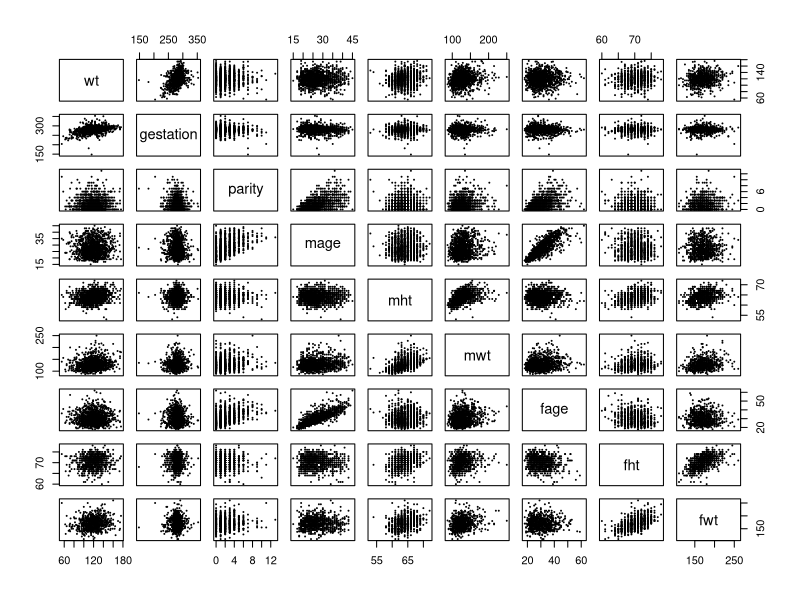
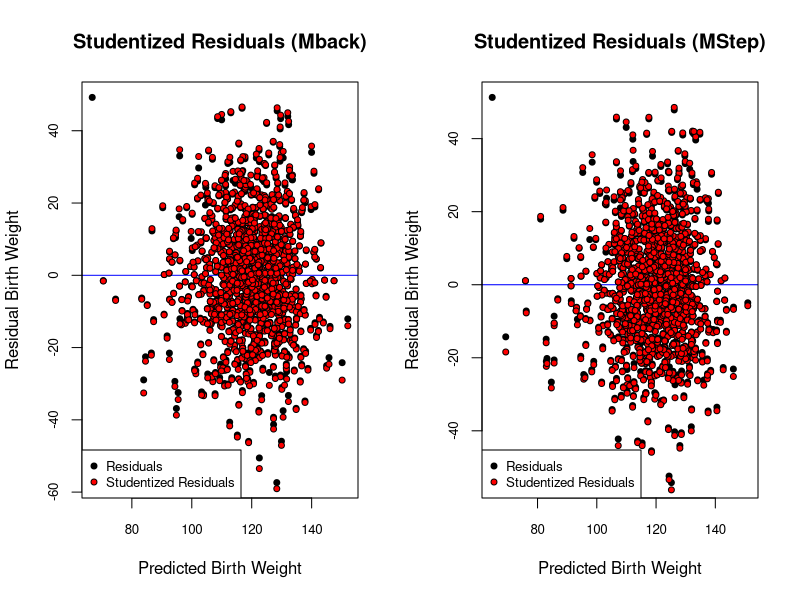
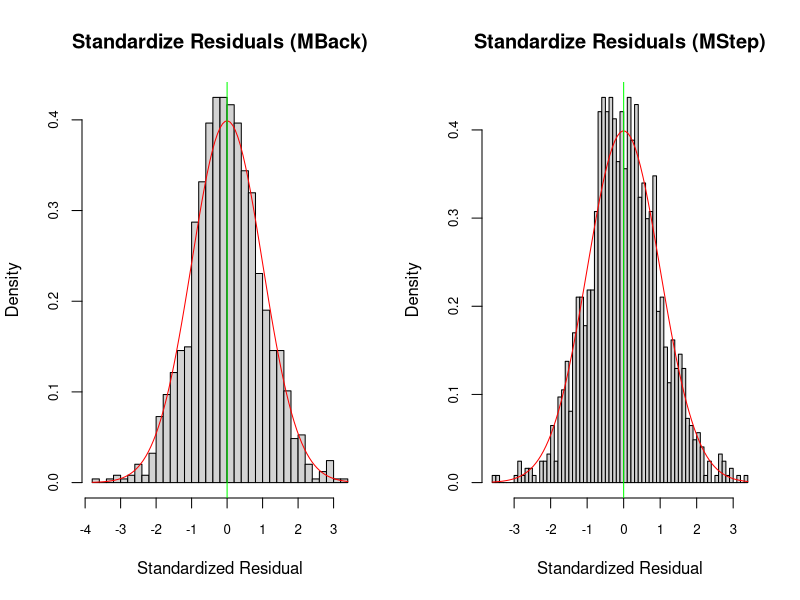
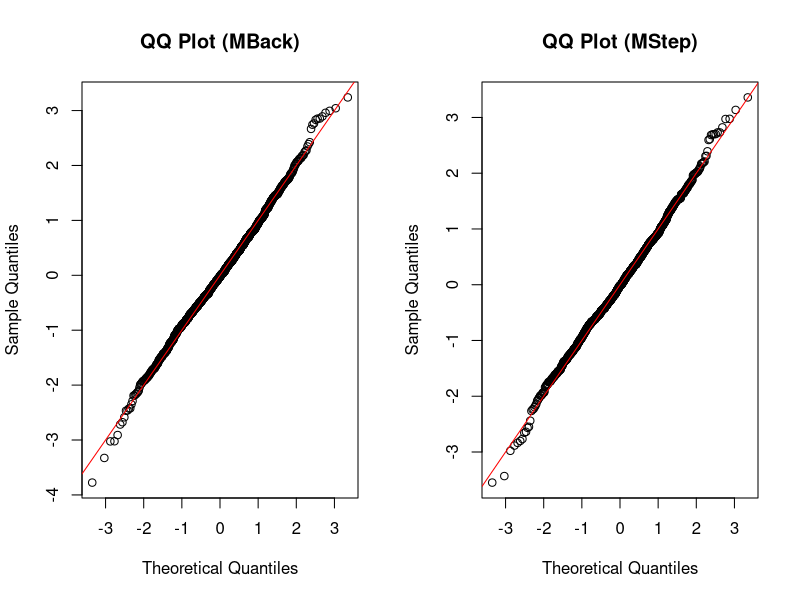
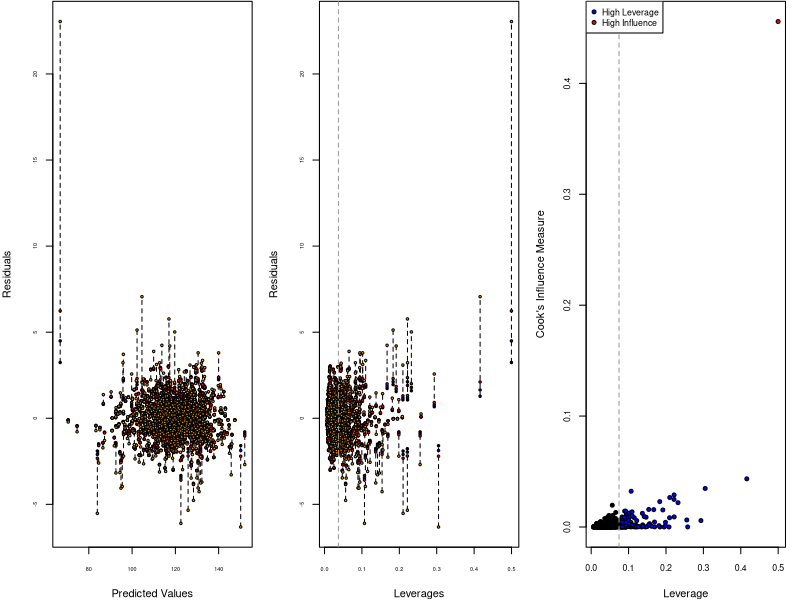
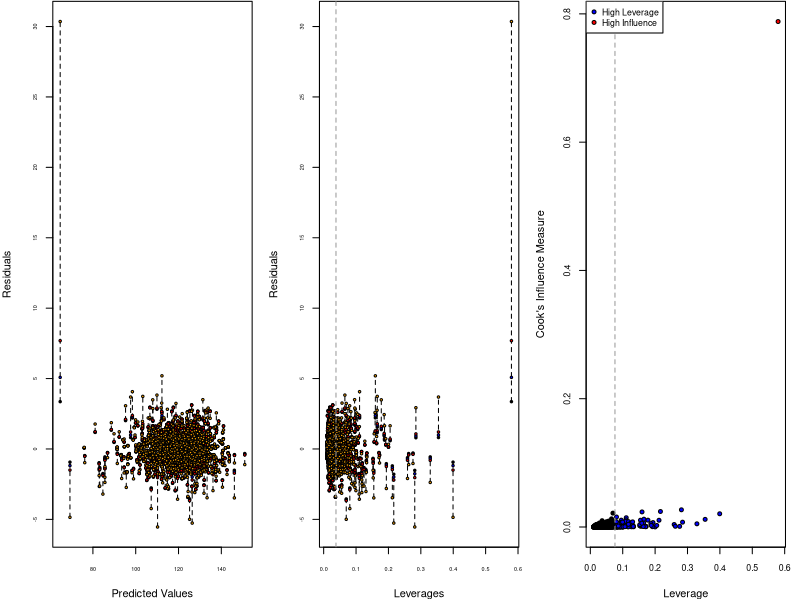
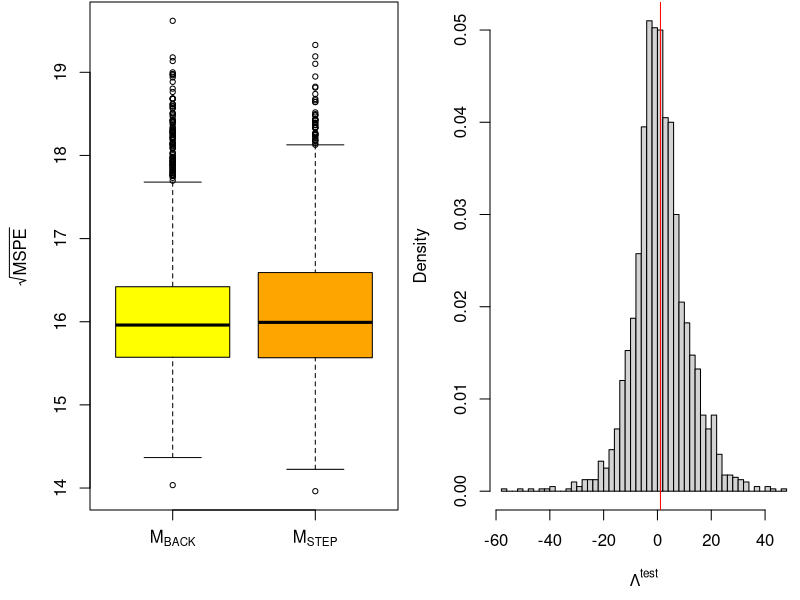

Source code (R) for these figures, in order:
## ---- chunk 1
knitr::opts_chunk$set(echo = TRUE)
library(mice)
## ---- chunk 2
# read in data
births.raw = read.csv("chds_births.csv")
## ---- chunk 3
proportion <- sapply(births.raw, function(x) { sum(is.na(x))*100/nrow(births.raw) })
proportion
## ---- chunk 4
summary(births.raw$marital)
## ---- chunk 5
# Validating Variables
births.raw$marital[!births.raw$marital %in% c(1:5)] = NA
births.raw$time[births.raw$time %in% c(9)] = NA
births.raw$number[births.raw$number %in% c(9)] = NA
## ---- chunk 6
categoricals = c('meth', 'feth', 'med', 'fed', 'marital',
                 'income', 'smoke', 'time', 'number')#, 'parity', 'mht', 'fht')
continuous = names(births.raw)[! names(births.raw) %in% categoricals]

# Categorize m/feth
#meth.categories = c(rep('Caucasian', 6), 'Mexican', 
#                   'African-American', 'Asian', 'Mixed', 'Other')
meth.categories = c(rep('Caucasian', 6), 'Other', 
                    'African-American', 'Other', 'Other', 'Other')
for (i in 1:length(meth.categories)) {
  births.raw$meth[births.raw$meth == i-1] = meth.categories[i]
  births.raw$feth[births.raw$feth == i-1] = meth.categories[i]
}
births.raw$meth = as.factor(births.raw$meth)
births.raw$feth = as.factor(births.raw$feth)

# Categorize m/fed
#med.categories = c('elementary school', 'middle school', 'high school', 
#                   'high school + trade school', 'high school + some college', 
#                   'college graduate', 'trade school', 'high school unclear')
med.categories = c('Other', 'middle school', 'high school', 'Other',
                   'high school + some college', 'college graduate',
                   'Other', 'Other')
for (i in 1:length(med.categories)) {
  births.raw$med[births.raw$med == i-1] = med.categories[i]
  births.raw$fed[births.raw$fed == i-1] = med.categories[i]
}
births.raw$med = as.factor(births.raw$med)
births.raw$fed = as.factor(births.raw$fed)

# Categorize marital
#marital.categories = c('married', 'legally separated', 
#                       'divorced', 'widowed', 'never married')
marital.categories = c('married', 'single', 'single', 
                       'single', 'single')
for (i in 1:length(marital.categories)) {
  births.raw$marital[births.raw$marital == i] = marital.categories[i]
}
births.raw$marital = as.factor(births.raw$marital)

# Categorize income
income.categories = c('under 2500', '2500-4999', '5000-7499','7500-9999', 
                      '10000-12499', '12500-14999', '15000-17499', 
                      '17500-19999', '20000-22499', 'over 22500')
for (i in 1:length(income.categories)) {
  births.raw$income[births.raw$income == i-1] = income.categories[i]
}
births.raw$income = as.factor(births.raw$income)

# Categorize smoke
smoke.categories = c('never', 'smokes now', 'until pregnancy', 
                     'used to, not anymore')
for (i in 1:length(smoke.categories)) {
  births.raw$smoke[births.raw$smoke == i-1] = smoke.categories[i]
}
births.raw$smoke = as.factor(births.raw$smoke)

# Categorize time
#time.categories = c('never or more than 10 years', 'still smokes', 
#                    'during pregnancy', 'less than a year', '1-2 years', 
#                   '2-3 years', '3-4 years', '5-9 years', 
#                   'never or more than 10 years', 'quit but don’t know when')
time.categories = c('never or more than 10 years', 'still smokes', 
                    'during pregnancy', 'less than 10 year', 
                    'less than 10 year', 'less than 10 year', 
                    'less than 10 year', 'less than 10 year', 
                    'never or more than 10 years', 'quit but don’t know when')
for (i in 1:length(time.categories)) {
  births.raw$time[births.raw$time == i-1] = time.categories[i]
}
births.raw$time = as.factor(births.raw$time)

# Categorize number
#number.categories = c('never smoked', '1-4', '5-9', '10-14', '15-19',
#                      '20-29', '30-39', '40-60', 'more than 60', 
#                      'smoked but don’t know how much')
number.categories = c('never smoked', 'less than 20', 'less than 20', 
                      'less than 20', 'less than 20', 'more than 20',
                      'more than 20', 'more than 20', 'more than 20', 
                      'smoked but don’t know how much')
for (i in 1:length(number.categories)) {
  births.raw$number[births.raw$number == i-1] = number.categories[i]
}
births.raw$number = as.factor(births.raw$number)

births.raw$smoke = NULL
# summary(births.raw)
## ---- chunk 7
births.raw.cont = births.raw[ , ! names(births.raw) %in% categoricals]
# summary(births.raw.cont)
pairs(births.raw.cont, cex = 0.2)
## ---- chunk 8
# Categorize parity
births.raw$parity[births.raw$parity > 5] = 5
parity.categories = c('zero', 'one', 'two', 'three', 'four', 'more than four')
for (i in 1:length(parity.categories)) {
  births.raw$parity[births.raw$parity == i-1] = parity.categories[i]
}
births.raw$parity = as.factor(births.raw$parity)

table(births.raw$parity)
## ---- chunk 9
invisible(capture.output(births.mice <- mice(births.raw, method = "cart", seed = 1)))
births.clean <- complete(births.mice)
## ---- chunk 10
# Variance Inflaction Factor
# design matrix excluding intercept
X <- model.matrix(lm(wt ~ gestation + mage + mwt + fage
                     + fwt + mht + fht - 1, data = births.clean))
C <- cor(X) # correlation matrix
vif <- diag(solve(C))

# pre-fitting model
MPrefit <- lm(wt ~ gestation + mage + mwt + fwt + fht + mht, data = births.clean)
## ---- chunk 11
M0 <- lm(wt ~ 1, data = births.clean) # initial model
Mfull <- lm(wt ~ ( . - number - time - fed - med - feth - meth - marital)^2+
              number + time + fed + med + feth + meth + marital +
              I(gestation^2) + I(mage^2) + I(mht^2) + I(mwt^2) + I(fage^2) + 
              I(fht^2) + I(fwt^2), data = births.clean) # full model
Mstart <- lm(wt ~ ., data = births.clean) # start model
## ---- chunk 12
# forward selection
Mfwd <- step(object = M0,
             scope = list(lower = M0, upper = Mfull),
             direction = "forward",
             trace = FALSE)
## ---- chunk 13
# backward elimination
Mback <- step(object = Mfull,
              scope = list(lower = M0, upper = Mfull),
              direction = "backward",
              trace = FALSE)
## ---- chunk 14
# stepwise selection
Mstep <- step(object = Mstart,
              scope = list(lower = M0, upper = Mfull),
              direction = "both",
              trace = FALSE)
## ---- chunk 15
#Press Statistic
calPress <- function(M){
  #X <- model.matrix(M)
  #H <- X %*% solve(crossprod(X), t(X))
  #press <- resid(M)/(1-diag(H))
  press <- resid(M)/(1-hatvalues(M))
  press <- sum(press^2)
  return(press)
}

press1 <- calPress(Mfwd);
press2 <- calPress(Mback);
press3 <- calPress(Mstep);
press4 <- calPress(MPrefit)

presses <- c(press1, press2, press3, press4)

# AIC Statistic
AIC1 <- AIC(Mfwd)
AIC2 <- AIC(Mback)
AIC3 <- AIC(Mstep)
AIC4 <- AIC(MPrefit)

AICS <- c(AIC1, AIC2, AIC3, AIC4)


## ---- chunk 16
r.squared <- c(summary(Mfwd)$r.squared, summary(Mback)$r.square, 
               summary(Mstep)$r.square, summary(MPrefit)$r.square)
info <- c(r.squared,AICS,presses)
info <- matrix(t(info),nrow = 4,ncol = 3)
rownames(info)<-c("MFwd", "MBack", "MStep", "MPrefit")
colnames(info)<-c("R^2", "AIC", "Press")
info  

## ---- chunk 17
# models to compare
M1 <- Mback
M2 <- Mstep
## ---- chunk 18

# function for drawing studendized residual plots
StuResPlot <- function(M,name) {
  cex <- .8
  res <- residuals(M)
  h <- hatvalues(M)  # Hat matrix
  res.stu <- res/sqrt(1-h) # studentized residuals, but on the data scale
  y.hat <- predict(M)
 
  par(4,.1,4,.1)
  plot(y.hat, res, pch = 21, bg = "black", 
       cex = cex, 
       cex.axis = cex,
       xlab = "Predicted Birth Weight",
       ylab = "Residual Birth Weight",
       main = paste("Studentized Residuals",name),
       abline(h = mean(res), col = "blue"))
  points(y.hat, res.stu, pch = 21, bg = "red", cex = cex)
  legend(x = "bottomleft", c("Residuals", "Studentized Residuals"),
         pch = 21, pt.bg = c("black", "red"), pt.cex = cex, cex = cex)
}

# function for drawing standardized residual plots
StaResPlot <- function(M,name) {
  cex <- .8
  res <- residuals(M) # Hat matrix
  h <- hatvalues(M)
  sigma.hat <- sigma(M)
  # par(mar = c(4,2,.1,2))
  par(4,.1,4,.1)
  hist(res/sigma.hat, breaks = 50, freq = FALSE, cex.axis = cex,
  xlab = "Standardized Residual", main = paste("Standardize Residuals",name))
  curve(dnorm(x), col = "red", add = TRUE)
  abline(v = mean(res/sigma.hat), col = "green")
}

#function for drawing QQ plots
QQPlot <- function(M,name) {
  res <- residuals(M)
  h <- hatvalues(M)
  qqnorm(res/sigma(M),main = paste("QQ Plot",name))
  abline(a=0, b=1, col = "red") #add 45 degree line
  # head(res.stu1)
}


## ---- chunk 19

 par(mfrow = c(1,2))
# studendized residual for backward elimination model:
StuResPlot(Mback,"(Mback)")

# studentdized residual for stepwise selection model:
StuResPlot(Mstep,"(MStep)")

## ---- chunk 20
par(mfrow = c(1,2))
# standardized residual for backward elimination model:
StaResPlot(Mback,"(MBack)")

# standardized residual for stepwise selection model:
StaResPlot(Mstep,"(MStep)")
## ---- chunk 21

 par(mfrow = c(1,2))
# QQ-plot for backward selection model:
QQPlot(Mback,"(MBack)")

# QQ-plot for stepwise selection model:
QQPlot(Mstep,"(MStep)")
## ---- chunk 22
# function to produce leverage and influence plots
LeverageInfluence <- function(M) {
  y.hat <- predict(M) # predicted values
  sigma.hat <- sigma(M)
  res <- resid(M) # original residuals$
  res.sta <- res/sigma.hat # standardized residuals

  # compute leverages
  h <- hatvalues(M) # hat matrix
  res.stu <- res.sta/sqrt(1-h) # studentized residuals

  # PRESS residuals
  press <- res/(1-h)

  # DFFITS residuals
  dfts <- dffits(M)

  # standardize each of these such that they are identical at the average
  # leverage value
  p <- length(coef(M))
  n <- nobs(M)
  hbar <- p/n # average leverage
  res.stu <- res.stu*sqrt(1 - hbar) # at h = hbar, res.stu = res.sta
  press <- press*(1 - hbar)/sigma.hat # at h = hbar, press = res.sta
  dfts <- dfts*(1 - hbar)/sqrt(hbar) # at h = hbar, dfts = res.sta

  # plot all residuals
  par(mfrow = c(1,3), mar = c(4,4,.1,1.1))
  cex <- .5
  plot(y.hat, rep(0, length(y.hat)),
       type = "n", # empty plot to get the axis range
       ylim = range(res.sta, res.stu, press, dfts),
       cex.axis = cex,
       xlab = "Predicted Values",
       ylab = "Residuals")

  # dotted line connecting each observations residuals for better visibility
  segments(x0 = y.hat,
           y0 = pmin(res.sta, res.stu, press, dfts),
           y1 = pmax(res.sta, res.stu, press, dfts),
           lty = 2)
  points(y.hat, res.sta, pch = 21, bg = "black", cex = cex)
  points(y.hat, res.stu, pch = 21, bg = "blue", cex = cex)
  points(y.hat, press, pch = 21, bg = "red", cex = cex)
  points(y.hat, dfts, pch = 21, bg = "orange", cex = cex)

  # against leverages
  plot(h, rep(0, length(y.hat)),
       type = "n",
       cex.axis = cex,
       ylim = range(res.sta, res.stu, press, dfts),
       xlab = "Leverages", ylab = "Residuals")

  segments(x0 = h,
          y0 = pmin(res.sta, res.stu, press, dfts),
          y1 = pmax(res.sta, res.stu, press, dfts),
          lty = 2)
  points(h, res.sta, pch = 21, bg = "black", cex = cex)
  points(h, res.stu, pch = 21, bg = "blue", cex = cex)
  points(h, press, pch = 21, bg = "red", cex = cex)
  points(h, dfts, pch = 21, bg = "orange", cex = cex)
  abline(v = hbar, col = "grey60", lty = 2)

  # cook's distance vs. leverage
  D <- cooks.distance(M)

  # flag some of the points
  infl.ind <- which.max(D) # top influence point
  lev.ind <- h > 2*hbar # leverage more than 2x the average
  clrs <- rep("black", len = n)
  clrs[lev.ind] <- "blue"
  clrs[infl.ind] <- "red"
  # par(mfrow = c(1,1), mar = c(4,4,1,1))
  cex <- .8
  plot(h, D, xlab = "Leverage", ylab = "Cook's Influence Measure",
  pch = 21, bg = clrs, cex = cex, cex.axis = cex)
  p <- length(coef(M))
  n <- nrow(births.clean)
  hbar <- p/n # average leverage
  abline(v = 2*hbar, col = "grey60", lty = 2) # 2x average leverage
  legend("topleft", legend = c("High Leverage", "High Influence"), pch = 21,
         pt.bg = c("blue", "red"), cex = cex, pt.cex = cex)
  return(c(infl.ind, D[infl.ind]))
}


# leverage influence for forward selection model:
a <-LeverageInfluence(Mback)
b <-LeverageInfluence(Mstep)

## ---- chunk 23
# Cross-validation setup
nreps <- 2e3 # number of replications
ntot <- nrow(births.clean) # total number of observations
ntrain <- floor(ntot * 0.7) # size of training set
ntest <- ntot-ntrain # size of test set
mspe1 <- rep(NA, nreps) # sum-of-square errors for each CV replication
mspe2 <- rep(NA, nreps)
logLambda <- rep(NA, nreps) # log-likelihod ratio statistic for each replication
for(ii in 1:nreps) {
  # randomly select training observations
  train.ind <- sample(ntot, ntrain) # training observations
  # refit the models on the subset of training data; ?update for details!
  M1.cv <- update(M1, subset = train.ind)
  M2.cv <- update(M2, subset = train.ind)
  # out-of-sample residuals for both models
  # that is, testing data - predictions with training parameters
  M1.res <- births.clean$wt[-train.ind] -
            predict(M1.cv, newdata = births.clean[-train.ind,])
  M2.res <- births.clean$wt[-train.ind] -
            predict(M2.cv, newdata = births.clean[-train.ind,])
  # mean-square prediction errors
  mspe1[ii] <- mean(M1.res^2)
  mspe2[ii] <- mean(M2.res^2)
  # out-of-sample likelihood ratio
  M1.sigma <- sqrt(sum(resid(M1.cv)^2)/ntrain) # MLE of sigma
  M2.sigma <- sqrt(sum(resid(M2.cv)^2)/ntrain)
  # since res = y - pred, dnorm(y, pred, sd) = dnorm(res, 0, sd)
  logLambda[ii] <- sum(dnorm(M1.res, mean = 0, sd = M1.sigma, log = TRUE))
  logLambda[ii] <- logLambda[ii] -
                   sum(dnorm(M2.res, mean = 0, sd = M2.sigma, log = TRUE))
}
## ---- chunk 24
# plot rMSPE and out-of-sample log(Lambda)
par(mfrow = c(1,2))
par(mar = c(4.5, 4.5, .1, .1))
boxplot(x = list(sqrt(mspe1), sqrt(mspe2)), names = expression(M[BACK], M[STEP]), cex = .7,
        ylab = expression(sqrt(MSPE)), col = c("yellow", "orange"))
hist(logLambda, breaks = 50, freq = FALSE,
     xlab = expression(Lambda^{test}),
     main = "", cex = .7)
abline(v = mean(logLambda), col = "red") # average value
## ---- chunk 25
extractP <- function(index) {
  anova(Mstep)$'Pr(>F)'[index]
}

constructP <- function(x) {
  pVal <- c()
  for(i in 1:length(x)){
    pVal <- c(pVal,extractP(x[i]))
  }
  
  return(pVal)
}

x <- c(1,3,4,5,6,7,9,13)
var <- c("gestation ","meth","mht","mwt","fht","fwt","time","gestation:income")
info.pVal <- rbind(var,constructP(x))
info.pVal






## ---- chunk 26
min.entry <- which.min(births.raw$gestation)
min.entry
